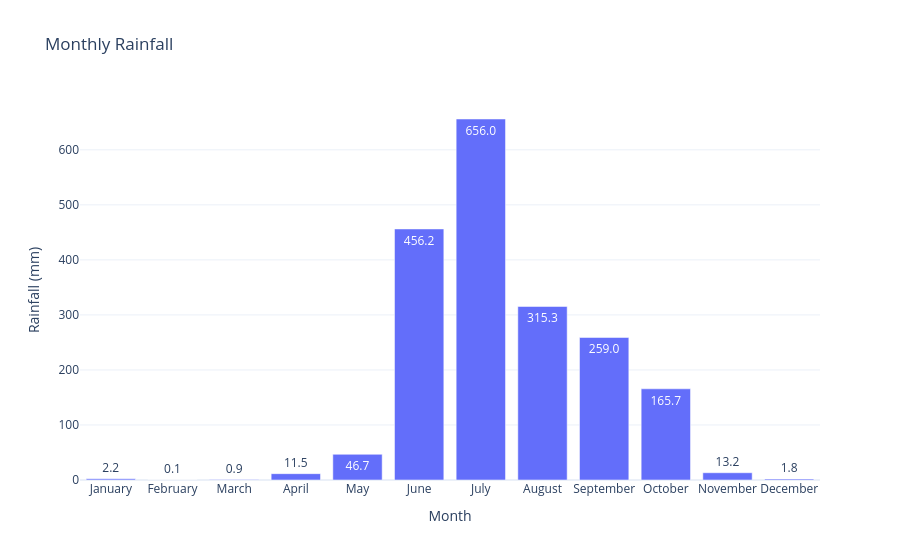

The code cell stored with this chart in its notebook:
### Code cell
monthly_rain = (
    df.groupby("Month")["Precipitation"]
      .sum()
      .reset_index()
)

month_names = {
    1:"January",2:"February",3:"March",4:"April",
    5:"May",6:"June",7:"July",8:"August",
    9:"September",10:"October",11:"November",12:"December"
}

monthly_rain["Month_Name"] = monthly_rain["Month"].map(month_names)

fig = px.bar(
    monthly_rain,
    x="Month_Name",
    y="Precipitation",
    text_auto=".1f",
    title="Monthly Rainfall"
)

fig.update_layout(
    template="plotly_white",
    xaxis_title="Month",
    yaxis_title="Rainfall (mm)"
)
fig.write_image("monthly_rainfall.png", scale=2)
fig.show()

### Figure 1 — Plotly figure (JSON) as saved in the notebook; plotly's stock layout.template omitted (floating-point values rounded to 4 significant figures)
{"data": [{"hovertemplate": "Month_Name=%{x}<br>Precipitation=%{y}<extra></extra>", "legendgroup": "", "marker": {"color": "#636efa", "pattern": {"shape": ""}}, "name": "", "orientation": "v", "showlegend": false, "textposition": "auto", "texttemplate": "%{y:.1f}", "type": "bar", "x": ["January", "February", "March", "April", "May", "June", "July", "August", "September", "October", "November", "December"], "xaxis": "x", "y": [2.2, 0.1, 0.9, 11.5, 46.7, 456.2, 656.0, 315.3, 259.0, 165.7, 13.2, 1.8], "yaxis": "y"}], "layout": {"barmode": "relative", "legend": {"tracegroupgap": 0}, "title": {"text": "Monthly Rainfall"}, "xaxis": {"anchor": "y", "domain": [0, 1], "title": {"text": "Month"}}, "yaxis": {"anchor": "x", "domain": [0, 1], "title": {"text": "Rainfall (mm)"}}}}
